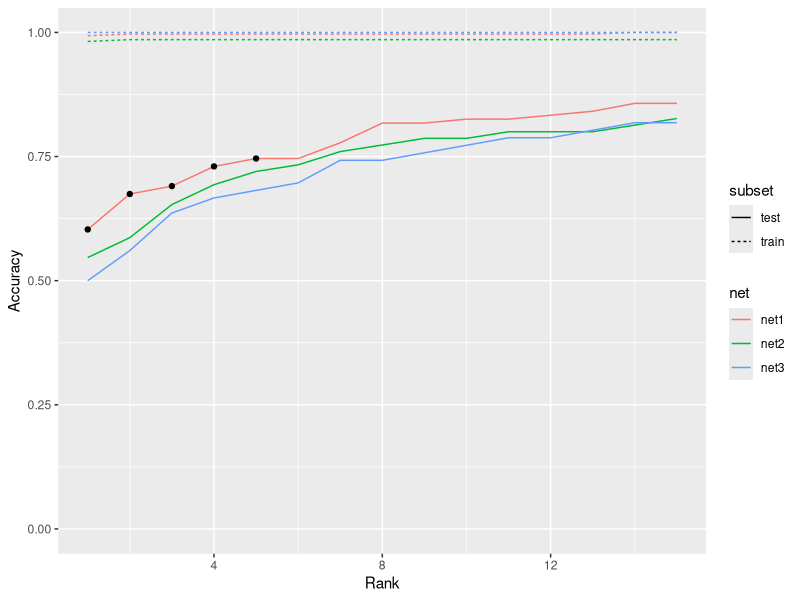
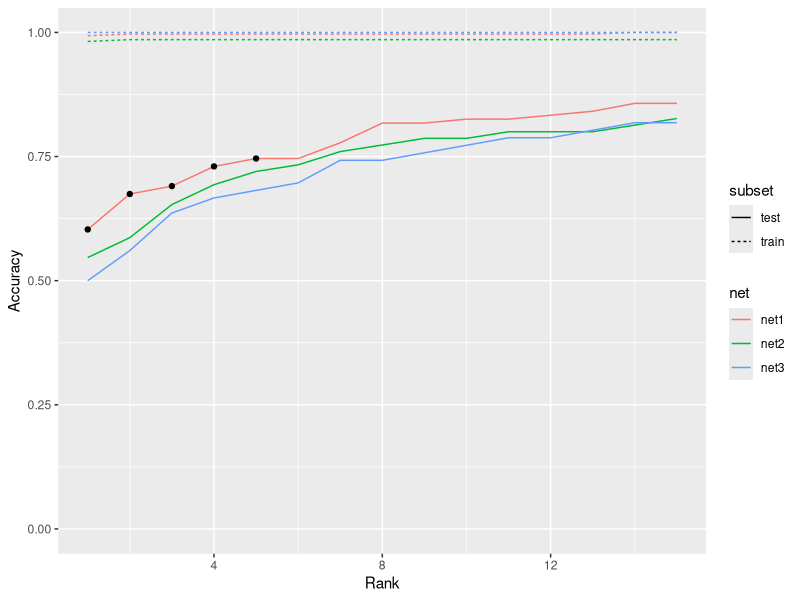

Source code (R) for these figures, in order:
library(data.table)
library(ggplot2)
library(magrittr)

setwd("..")

ranks1 <- fread("net1/ranks.csv")
ranks1[, net := "net1"]

ranks2 <- fread("net2/ranks.csv")
ranks2[, net := "net2"]

ranks3 <- fread("net3/ranks.csv")
ranks3[, net := "net3"]

ranks <- rbind(ranks1, ranks2, ranks3)
ranks[, subset := factor(subset)]
ranks[, net := factor(net)]
summary(ranks)

ranks[
  subset == "test" & (rank <= 3 | rank == 5 | rank == 10), .(net, rank, frequency)
] %>% dcast(rank ~ net)

highlight <- ranks[subset == "test" & rank <= 5 & net == "net1"]

ggplot(ranks, aes(x = rank, y = frequency, color = net, linetype = subset)) +
  geom_line() + ylim(0, 1) + ylab("Accuracy") + xlab("Rank") + xlim(1, 15) +
  annotate("point", x = highlight$rank, y = highlight$frequency)

ggsave("../report/figures/ranks-classification.pdf", width = 3.5, height = 2.3)
